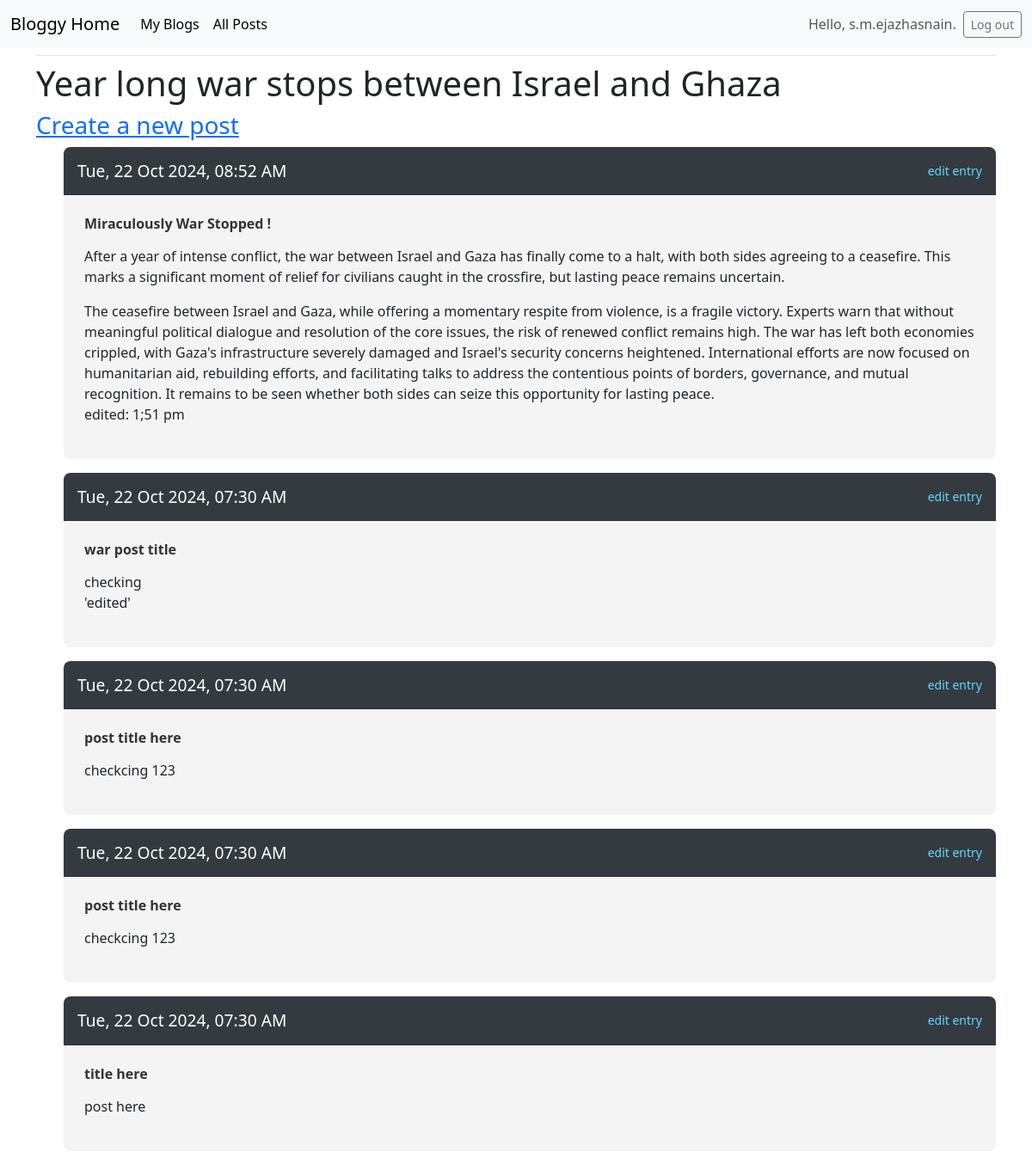
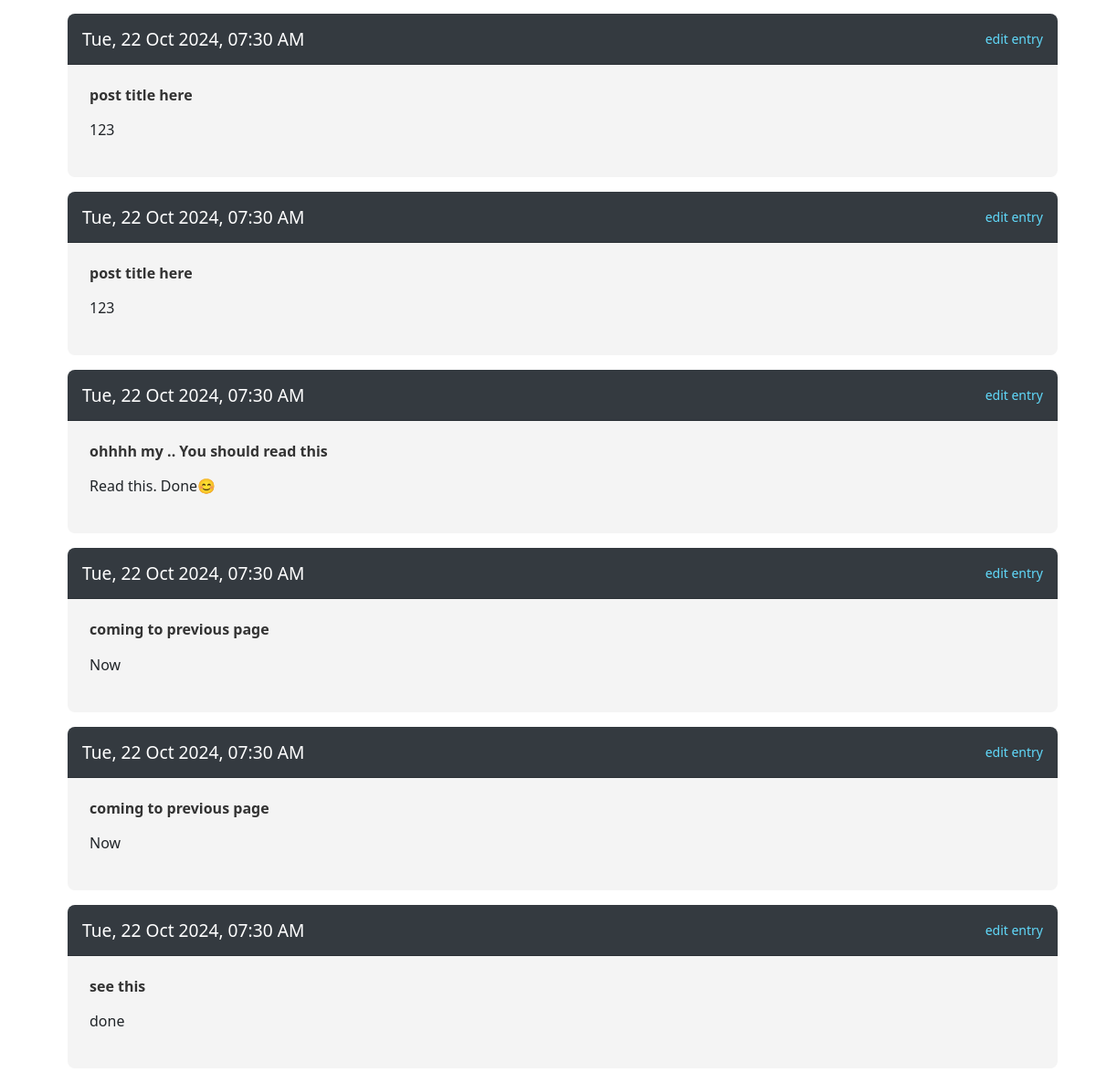
/blogs/1 (signed in), run on the app's committed database (2 pictures, top to bottom).
### blogs/models.py (models this page shows, shortened)
class blog_name(models.Model):
    b_name=models.CharField(max_length=100)
    date=models.DateTimeField(auto_now_add=True)
    user=models.ForeignKey(User,on_delete=models.CASCADE) # Connecting data to certain users. Still other logged in users can access other peoples data through url.

class blog_post(models.Model): # if forgot models.Model then app won't makemigrations.
    f_key=models.ForeignKey(blog_name,on_delete=models.CASCADE)
    post_name=models.CharField(max_length=150)
    post=models.TextField()
    post_date=models.DateTimeField(auto_now_add=True)

### blogs/views.py (the view)
# urls.py: path('blogs/<int:blog_id>',views.blog,name='blogs'),
@login_required
@never_cache
def blog(request,blog_id):
    try:
        name=blog_name.objects.get(id=blog_id)
    except blog_name.DoesNotExist:
        raise Http404("404 not found")
    check_blog_owner(request,name)
    post=blog_post.objects.filter(f_key=name)
    context={'blog_name':name,'post_name':post}
    return render(request,'blogs/blog.html',context)

### blogs/views.py (called while the page is built)
def check_blog_owner(request,article):
    if article.user != request.user:
        raise Http404("You are not the owner of this blog or post.")

### blogs/templates/blogs/blog.html
{% extends "blogs/base.html" %}
{% load django_bootstrap5 %}
{% block content %}
<h1>
    {{blog_name.b_name}}
</h1>
<h3>
    <a href="{%url 'blogs:new_posts' blog_name.id %}">
        Create a new post
    </a>
</h3>
<ul>
    {%for x in post_name%}
    <div class="card mb-3" style="border: none; border-radius: 0.5rem; overflow: hidden;">
        <div class="card-header"
            style="background-color: #343a40; color: white; padding: 1rem; display: flex; justify-content: space-between; align-items: center;">
            <h5 class="mb-0" style="font-size: 1.2rem;">{{ x.post_date|date:'D, d M Y, h:i A' }}</h5>
            <small>
                <a href="{% url 'blogs:edit_posts' x.id %}"
                    style="color: #61dafb; text-decoration: none; transition: color 0.3s;">
                    edit entry
                </a>
            </small>
        </div>
        <div class="card-body" style="background-color: #f4f4f4; padding: 1.5rem;">
            <h6 class="fw-bold" style="margin-bottom: 0.5rem; color: #333;">{{ x.post_name|linebreaks }}</h6>
            <p style="color: #666; line-height: 1.5;">{{ x.post|linebreaks }}</p>
        </div>
    </div>
    {%endfor%}
</ul>
{% endblock content %}

### blogs/templates/blogs/base.html (shortened to what this page needs)
<!DOCTYPE html>
<html lang="en">
<head>
    {% load django_bootstrap5 %}
    {% bootstrap_css %}
</head>
<body>
    <nav class="navbar navbar-expand-lg bg-body-tertiary">
        <div class="container-fluid">
            <a class="navbar-brand" href="{%url 'blogs:home' %}">Bloggy Home</a>
            <div class="collapse navbar-collapse" id="navbarSupportedContent">
                <ul class="navbar-nav me-auto mb-2 mb-lg-0">
                    {%if user.is_authenticated%}
                    <li class="nav-item">
                        <a class="nav-link active" aria-current="page" href="{%url 'blogs:all_blogs' %}">My Blogs</a>
                    </li>
                    {%endif%}
                    <li class="nav-item">
                        <a class="nav-link active" aria-current="page" href="{%url 'blogs:posts' %}">All Posts</a>
                    </li>
                </ul>
                <ul class="navbar-nav ms-auto mb-2 mb-md-0">
                    {% if user.is_authenticated %}
                    <li class="nav-item">
                        <span class="navbar-text me-2">Hello, {{ user.username }}.
                        </span>
                    </li>
                    {% endif %}
                </ul>
                {% if user.is_authenticated %}
                <form action="{% url 'accounts:logout' %}" method='post'>
                    <button name='submit' class='btn btn-outline-secondary btn-sm'>
                        Log out</button>
                </form>
                {% endif %}
            </div>
        </div>
    </nav>
    <main class="container">
        <div class="pb-2 mb-2 border-bottom">
        </div>
        <div>
            {% block content %}{% endblock content %}
        </div>
</body>
</html>

### data on the page
blog_name: b_name "Year long war stops between Israel and Ghaza"
blog_post: post_date "Tue, 22 Oct 2024, 08:52 AM", post_name "Miraculously War Stopped !", post "After a year of intense conflict, the war between Israel and Gaza has finally come to a halt, with both sides agreeing to a ceasefire. This marks a significant moment of relief for civilians caught in the crossfire, but lasting peace remains uncertain. The ceasefire between Israel and Gaza, while offering a momentary respite from violence, is a fragile victory. Experts warn that without meaningful political dialogue and resolution of the core issues, the risk of renewed conflict remains high. The war has left both economies crippled, with Gaza's infrastructure severely damaged and Israel's security concerns heightened. International efforts are now focused on humanitarian aid, rebuilding…"
blog_post: post_date "Tue, 22 Oct 2024, 07:30 AM", post_name "war post title", post "checking 'edited'"
blog_post: post_date "Tue, 22 Oct 2024, 07:30 AM", post_name "post title here", post "checkcing 123"
blog_post: post_date "Tue, 22 Oct 2024, 07:30 AM", post_name "post title here", post "checkcing 123"
blog_post: post_date "Tue, 22 Oct 2024, 07:30 AM", post_name "title here", post "post here"
blog_post: post_date "Tue, 22 Oct 2024, 07:30 AM", post_name "post title here", post "123"
blog_post: post_date "Tue, 22 Oct 2024, 07:30 AM", post_name "post title here", post "123"
blog_post: post_date "Tue, 22 Oct 2024, 07:30 AM", post_name "ohhhh my .. You should read this", post "Read this. Done😊"
blog_post: post_date "Tue, 22 Oct 2024, 07:30 AM", post_name "coming to previous page", post "Now"
blog_post: post_date "Tue, 22 Oct 2024, 07:30 AM", post_name "coming to previous page", post "Now"
blog_post: post_date "Tue, 22 Oct 2024, 07:30 AM", post_name "see this", post "done"

### other printed values
{{ user.username }} "s.m.ejazhasnain"
